Frame 1 (no input): blank canvas, image omitted
Frame 60 (the mouse pressed at the canvas centre just before this capture): blank canvas, image omitted
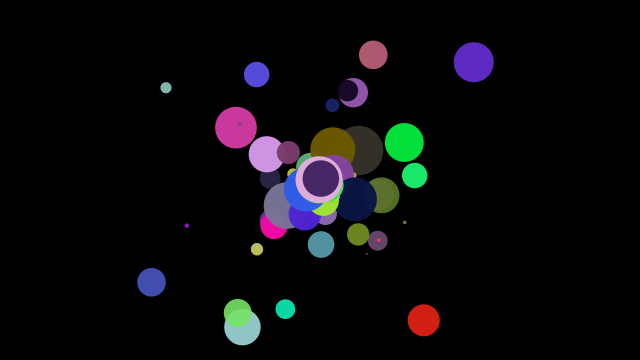
Frame 120 (the mouse held since frame 60 and released just before this capture)

The Processing sketch whose frames 1 and 60 were blank and that drew this single picture after the mouse press (run headless with seeded random() and noise(); from frame 60 on, the mouse is pressed at the canvas centre):

// Processing sketch: processing_151893
// ── processing_151893.pde

ArrayList<ParticleSystem> ps;
void setup(){
  size(640,360);
  ps =new ArrayList<ParticleSystem>();
}

void draw(){
  background(0);
  color c=color(random(255),random(255),random(255));
  float size=random(50);
  if(mousePressed){
  ps.add(new ParticleSystem(new PVector(mouseX,mouseY),c,size));
  }
  for(int i=0; i<ps.size(); i++){
    ParticleSystem p=ps.get(i);
    p.run();
    if (p.isDead()){
        ps.remove(i);
    }  
  }  
}
class ParticleSystem{
  PVector location;
  PVector velocity;
  float lifespan;
  color c;
  float size;
  ParticleSystem(PVector l,color c,float size){
    location =l.get();
    velocity=new PVector(random(-3,3),random(-3,3));
    lifespan=255;
    this.c=c;
    this.size=size;
  }
  void update(){
    location.add(velocity);
    PVector l=location.get();
    if(l.y<size/2 || l.y>height-size/2) {
      velocity.y=-velocity.y;
    }else if (l.x<size/2 || l.x>width-size/2){
      velocity.x=-velocity.x;
    }
    lifespan-=0.5;
  }
  void display(){
    noStroke();
    fill(c,lifespan);
    ellipse(location.x,location.y,size,size);
  }
  void run(){
    update();
    display();
  }
  boolean isDead(){
    if(lifespan<0){
      return true;
    }
  return false;
  }
}
